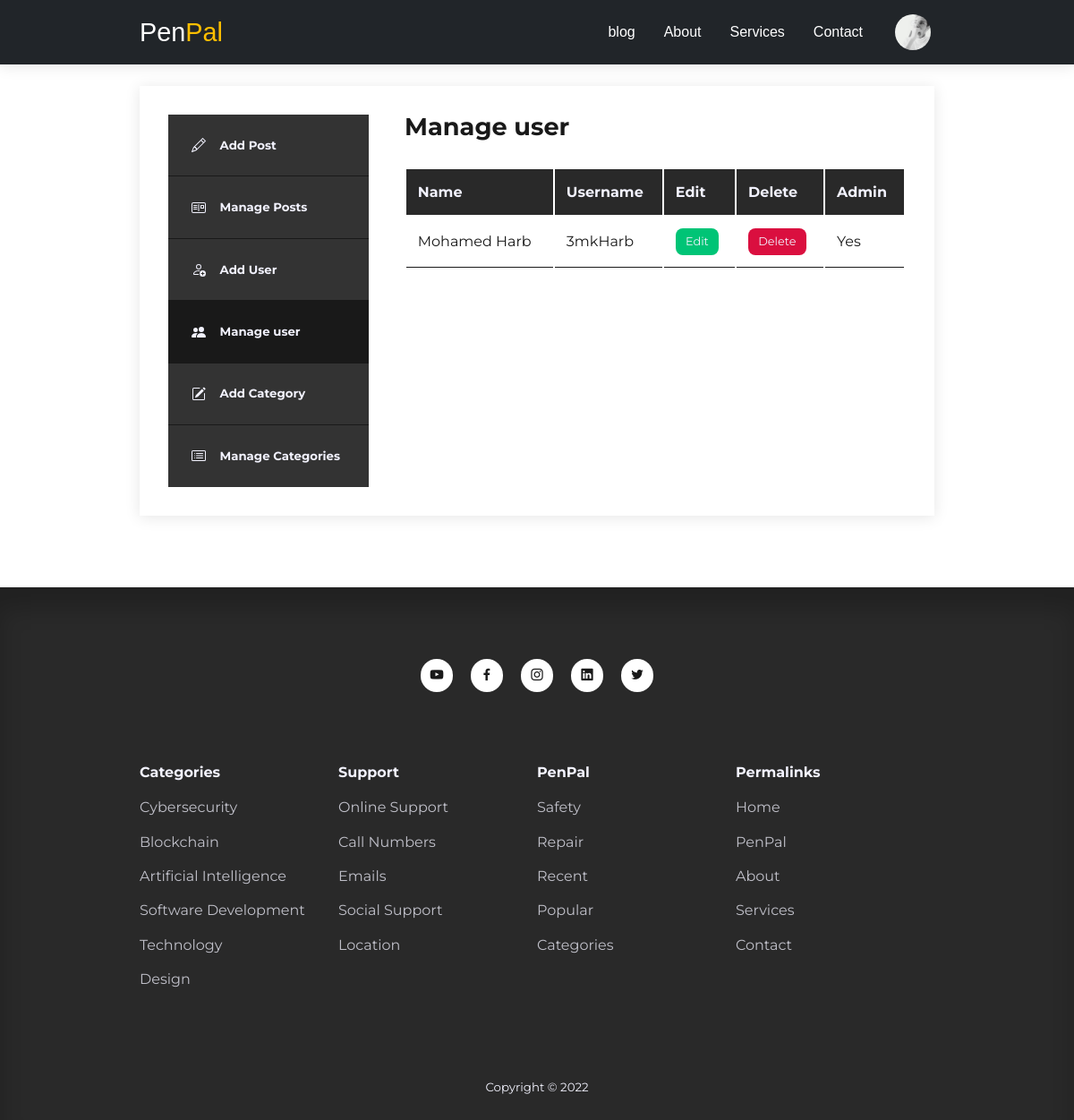
The app's page /admin/manage-users.php (signed in) with its own data.
### tables this page shows
CREATE TABLE `users` (
  `id` int(11) UNSIGNED NOT NULL,
  `firstname` varchar(50) NOT NULL,
  `lastname` varchar(50) NOT NULL,
  `username` varchar(50) NOT NULL,
  `email` varchar(100) NOT NULL,
  `password` varchar(255) NOT NULL,
  `avatar` varchar(255) NOT NULL,
  `is_admin` tinyint(1) NOT NULL
);

### admin/manage-users.php (the view, shortened to what this page needs)
<?php
include 'partials/header.php';
$current_admin_id = $_SESSION['user-id'];
$query = "SELECT* FROM users WHERE NOT id=$current_admin_id";
$users = mysqli_query($connection, $query);
?>
<section class="dashboard">
  <div class="container dashboard__container">
    <aside>
      <ul>
        <li>
          <a href="add-post.php">
            <h5>Add Post</h5>
          </a>
        </li>
        <li>
          <a href="index.php">
            <h5>Manage Posts</h5>
          </a>
        </li>
        <?php if (isset($_SESSION['user_is_admin'])) : ?>
          <li>
            <a href="add-user.php">
              <h5>Add User</h5>
            </a>
          </li>
          <li>
            <a href="manage-users.php" class="active">
              <h5>Manage user</h5>
            </a>
          </li>
          <li>
            <a href="add-category.php">
              <h5>Add Category</h5>
            </a>
          </li>
          <li>
            <a href="manage-categories.php">
              <h5>Manage Categories</h5>
            </a>
          </li>
        <?php endif ?>
      </ul>
    </aside>
    <main>
      <h2>Manage user</h2>
      <?php if (mysqli_num_rows($users) > 0) : ?>
        <table>
          <thead>
            <tr>
              <th>Name</th>
              <th>Username</th>
              <th>Edit</th>
              <th>Delete</th>
              <th>Admin</th>
            </tr>
          </thead>
          <tbody>
            <?php while ($user = mysqli_fetch_assoc($users)) : ?>
              <tr>
                <td><?= "{$user['firstname']}{$user['lastname']}" ?></td>
                <td><?= $user['username'] ?></td>
                <td>
                  <a href=" <?= ROOT_URL ?>admin/edit-user.php ?id=<?= $user['id'] ?>" class="btn sm">Edit</a>
                </td>
                <td>
                  <a href="<?= ROOT_URL ?>admin/delete-user.php ?id=<?= $user['id'] ?>" class="btn sm danger">Delete</a>
                </td>
                <td><?= $user['is_admin'] ? 'Yes' : 'NO' ?></td>
              </tr>
            <?php endwhile ?>
          </tbody>
        </table>
      <?php else : ?>
        <div class="alert__message error container"><?= "No users found" ?></div>
      <?php endif ?>
    </main>
  </div>
</section>
<?php
include '../partials/footer.php';
?>

### admin/partials/header.php (shortened to what this page needs)
<?php
require 'config/database.php';
if (isset($_SESSION['user-id'])) {
  $id = filter_var($_SESSION['user-id'], FILTER_SANITIZE_NUMBER_INT);
  $query = "SELECT avatar FROM users WHERE id=$id";
  $result = mysqli_query($connection, $query);
  $avatar = mysqli_fetch_assoc($result);
}
?>
<!DOCTYPE html>
<html lang="en">
<head>
  <link rel="stylesheet" href="<?= ROOT_URL ?>css/style.css" />
  <link rel="stylesheet" href="https://unicons.iconscout.com/release/v4.0.0/css/line.css" />
</head>
<body>
  <nav>
    <div class="container nav__container">
      <a href="<?= ROOT_URL ?>" class="nav__logo">EGPenPal</a>
      <ul class="nav__items">
        <li><a href="<?= ROOT_URL ?>PenPal.php">blog</a></li>
        <li><a href="<?= ROOT_URL ?>about.php">About</a></li>
        <li><a href="<?= ROOT_URL ?>services.php">Services</a></li>
        <li><a href="<?= ROOT_URL ?>contact.php">Contact</a></li>
        <?php if (isset($_SESSION['user-id'])) : ?>
          <li class="nav__profile">
            <div class="avatar">
              <img src="<?= ROOT_URL . 'images/' . $avatar['avatar'] ?>">
            </div>
          </li>
      </ul>
    <?php else : ?>
      <li><a href="<?= ROOT_URL ?>signin.php">Signin</a></li>
    <?php endif ?>
    </div>
  </nav>

### css/style.css (style rules this page uses)
:root { --color-primary: #712cf9; --color-primary-light: hsl(242, 91%, 69%, 18%); --color-primary-variant: #5854c7; --color-red: #da0f3f; --color-red-light: hsl(346, 87%, 46%, 15%); --color-green: #00c476; --color-green-light: hsl(156, 100%, 38%, 15%); --color-gray-900: #1e1e66; --color-gray-700: #2d2b7c; --color-gray-300: rgba(242, 242, 254, 0.3); --color-gray-200: rgba(242, 242, 254, 0.7); --color-white: #f2f2fe; --color-black: #191919; --color-black-700: #292929; --color-bg: rgba(255, 255, 255, 1); --transition: all 300ms ease; --container-width-lg: 74%; --container-width-md: 88%; --form-width: 40%; --card-border-radius-1: 0.3rem; --card-border-radius-2: 0.5rem; --card-border-radius-3: 0.8rem; --card-border-radius-4: 2rem; --card-border-radius-5: 5rem; }
* { margin: 0; padding: 0; outline: 0; border: 0; appearance: 0; list-style: none; text-decoration: none; box-sizing: border-box; }
body { font-family: "Montserrat", sans-serif; line-height: 1.6; color: var(--color-black); overflow-x: hidden; background: var(--color-bg); font-size: 1rem; }
.container { width: var(--container-width-lg); max-width: 1800px; margin-inline: auto; }
section { margin-top: 3rem; width: 100vm; }
h1, h2, h3, h4, h5 { color: var(--color-black); line-height: 1.3; }
h2 { font-size: 1.7rem; margin: 1rem 0; }
h5 { margin: 0; }
a { color: var(--color-black); transition: var(--transition); }
img { display: block; width: 100%; object-fit: cover; transition: 0.3s; }
nav { background: #212529; width: 100%; height: 4.5rem; position: fixed; top: 0; left: 0; z-index: 10; box-shadow: 0 0.1rem 1rem rgba(0, 0, 0, 0.1); }
.nav__container { height: 100%; display: flex; align-items: center; justify-content: space-between; }
.avatar { width: 3rem; height: 3rem; border-radius: 50%; overflow: hidden; border: 0.3rem solid transparent; }
.nav__logo { font-size: 0px; font-weight: 500; font-family: sans-serif; color: #ffffff; text-align: center; animation: fadeIn 1s ease-in-out; display: flex; align-items: center; }
.nav__logo:before { content: "Pen"; font-size: 1.8rem; font-weight: 500; flex-grow: 1; color: white; }
.nav__logo:after { content: "Pal"; font-size: 1.8rem; font-weight: 500; flex-grow: 1; color: #ffbf00; }
.nav__items { display: flex; align-items: center; gap: 2rem; }
.nav__items a { color: #ffffff; font-family: Arial, Helvetica, sans-serif; padding: 0 0 16px; font-weight: 400; }
.nav__profile { position: relative; cursor: pointer; }
.btn { display: inline-block; width: fit-content; padding: 0.6rem 1.2rem; background-color: var(--color-black-700); border-radius: var(--card-border-radius-2); cursor: pointer; transition: var(--transition); color: var(--color-white); box-sizing: border-box; }
.btn.sm { padding: 0.3rem 0.7rem; font-size: 0.8rem; background-color: var(--color-green); }
.btn.danger { background: var(--color-red); }
.dashboard { margin-top: 6rem; }
.dashboard__container { display: grid; grid-template-columns: 14rem auto; gap: 1rem; background: var(--color-bg); padding: 2rem; margin-bottom: 5rem; box-shadow: 0 0.1rem 1rem rgba(0, 0, 0, 0.1); }
.dashboard aside a { background: rgba(0, 0, 0, 0.8); display: flex; gap: 1rem; align-items: center; padding: 1.6rem; }
.dashboard aside ul li:not(:last-child) a { border-bottom: 1px solid var(--color-black); }
.dashboard aside :is(a, h5) { color: var(--color-white); }
.dashboard aside a.active { background-color: var(--color-black); }
.dashboard main { margin-left: 1.5rem; }
.dashboard main h2 { margin: 0 0 2rem 0; line-height: 1; }
.dashboard main table { width: 100%; text-align: left; }
.dashboard main table th { background: var(--color-black-700); padding: 0.8rem; color: var(--color-white); }
.dashboard main table td { padding: 0.8rem; border-bottom: 1px solid var(--color-black); }

### records on screen
users: avatar (picture)
users: firstname "Mohamed", lastname "Harb", username "3mkHarb", is_admin "Yes"
